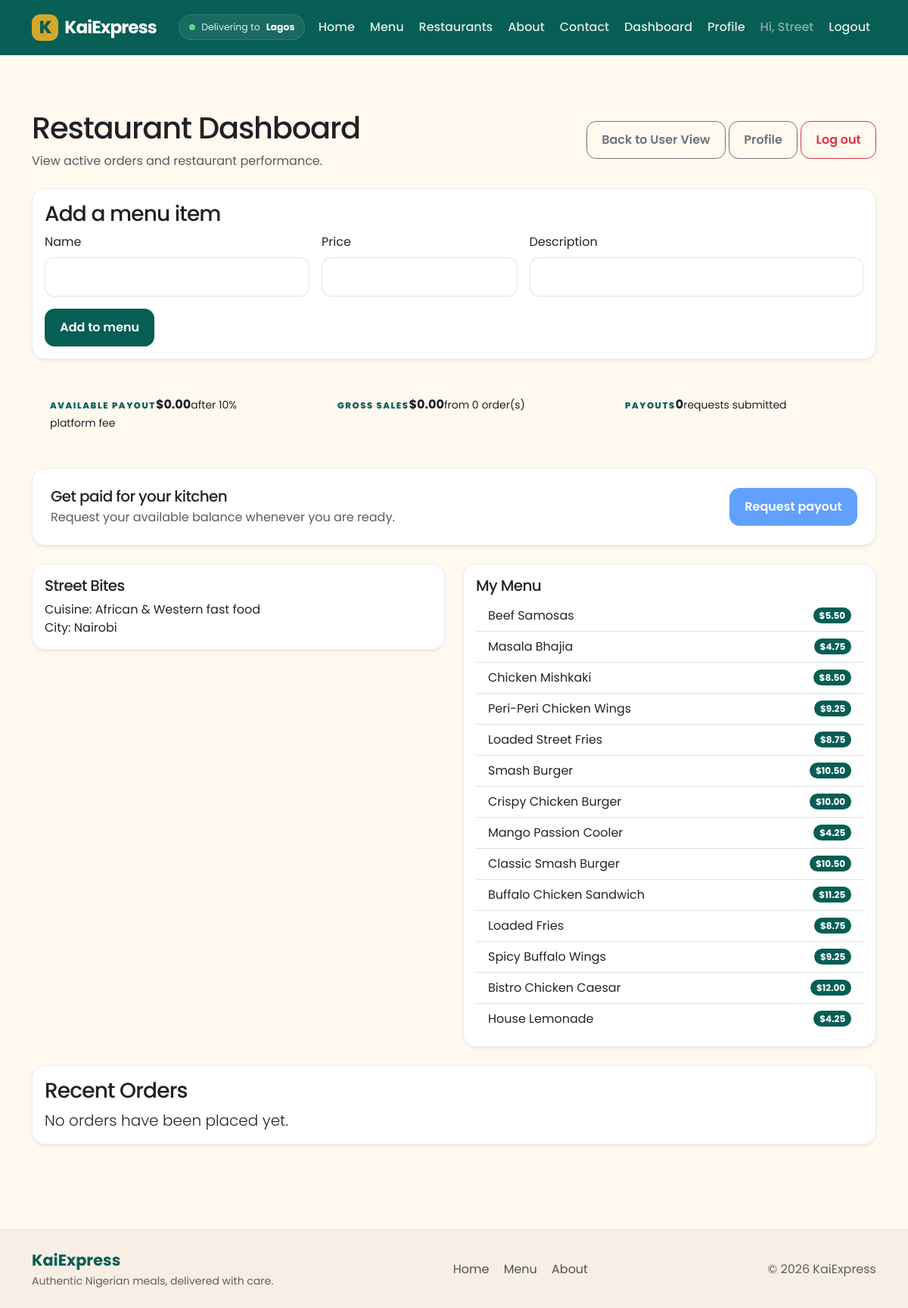
The page /restaurant/dashboard (signed in) on the database its author committed.
### packages/models.py (models this page shows, shortened)
class User(db.Model, UserMixin):
    __tablename__ = "users"
    id = db.Column(db.Integer, primary_key=True)
    name = db.Column(db.String(100), nullable=False)
    email = db.Column(db.String(120), unique=True, nullable=False)
    password_hash = db.Column(db.String(255), nullable=False)
    is_restaurant = db.Column(db.Boolean, default=False)
    cuisine = db.Column(db.String(80))
    city = db.Column(db.String(80))
    menu_items = db.relationship(
        "MenuItem",
        backref="restaurant",
        lazy=True
    )
    customer_orders = db.relationship(
        "Order",
        foreign_keys="Order.customer_id",
        backref="customer",
        lazy=True
    )
    restaurant_orders = db.relationship(
        "Order",
        foreign_keys="Order.restaurant_id",
        backref="restaurant",
        lazy=True
    )

class MenuItem(db.Model):
    __tablename__ = "menu_items"
    id = db.Column(db.Integer, primary_key=True)
    title = db.Column(db.String(120), nullable=False)
    description = db.Column(db.Text, nullable=False)
    price = db.Column(db.Float, nullable=False)
    restaurant_id = db.Column(
        db.Integer,
        db.ForeignKey("users.id"),
        nullable=False
    )

### packages/admin_routes.py (the view)
    @app.route("/restaurant/dashboard")
    @login_required
    def restaurant_dashboard():
        if not current_user.is_authenticated or not current_user.is_restaurant:
            flash("Unauthorized access.", "danger")
            return redirect(url_for("home"))
        orders = Order.query.filter_by(restaurant_id=current_user.id).order_by(Order.created_at.desc()).all()
        menu = MenuItem.query.filter_by(restaurant_id=current_user.id).all()
        payouts = Payout.query.filter_by(restaurant_id=current_user.id).order_by(Payout.requested_at.desc()).all()
        return render_template(
            "admin/dashboard.html",
            orders=orders,
            menu=menu,
            payouts=payouts,
            payout_summary=payout_summary(current_user.id, Order, Payout),
        )

### packages/templates/admin/dashboard.html (shortened to what this page needs)
{% extends "base.html" %}
{% block content %}
<div class="d-flex justify-content-between align-items-center mb-4">
  <div>
    <h1>Restaurant Dashboard</h1>
    <p class="text-muted">View active orders and restaurant performance.</p>
  </div>
  <div>
    <a href="{{ url_for('home') }}" class="btn btn-outline-secondary">Back to User View</a>
    <a href="{{ url_for('restaurant_profile') }}" class="btn btn-outline-secondary">Profile</a>
    <a href="{{ url_for('restaurant_logout') }}" class="btn btn-outline-danger">Log out</a>
  </div>
</div>
<div class="card shadow-sm mb-4">
  <div class="card-body">
    <h3>Add a menu item</h3>
    <form method="post" action="{{ url_for('add_menu_item') }}" class="row g-3">
      <div class="col-md-4"><label class="form-label">Name</label><input class="form-control" name="title" required></div>
      <div class="col-md-3"><label class="form-label">Price</label><input class="form-control" name="price" type="number" min="0.01" step="0.01" required></div>
      <div class="col-md-5"><label class="form-label">Description</label><input class="form-control" name="description" required></div>
      <div class="col-12"><button class="btn btn-primary" type="submit">Add to menu</button></div>
    </form>
  </div>
</div>
<div class="row row-cols-1 row-cols-md-3 g-4 mb-4">
  <div class="col"><div class="metric-card p-4 h-100"><span class="eyebrow text-primary">AVAILABLE PAYOUT</span><strong>${{ '%.2f'|format(payout_summary.available) }}</strong><small>after 10% platform fee</small></div></div>
  <div class="col"><div class="metric-card p-4 h-100"><span class="eyebrow text-primary">GROSS SALES</span><strong>${{ '%.2f'|format(payout_summary.gross) }}</strong><small>from {{ orders|length }} order(s)</small></div></div>
  <div class="col"><div class="metric-card p-4 h-100"><span class="eyebrow text-primary">PAYOUTS</span><strong>{{ payouts|length }}</strong><small>requests submitted</small></div></div>
</div>
<div class="card shadow-sm mb-4 payout-card">
  <div class="card-body p-4 d-flex flex-wrap justify-content-between align-items-center gap-3">
    <div><h3 class="h5 mb-1">Get paid for your kitchen</h3><p class="text-body-secondary mb-0">Request your available balance whenever you are ready.</p></div>
    <form method="post" action="{{ url_for('request_payout') }}"><button class="btn btn-primary" type="submit" {% if payout_summary.available <= 0 %}disabled{% endif %}>Request payout</button></form>
  </div>
</div>
<div class="row row-cols-1 row-cols-md-2 g-4 mb-4">
  <div class="col">
    <div class="card shadow-sm">
      <div class="card-body">
        <h5 class="card-title">{{ current_user.name }}</h5>
        <p class="card-text">Cuisine: {{ current_user.cuisine }}</p>
        <p class="card-text">City: {{ current_user.city }}</p>
      </div>
    </div>
  </div>
  <div class="col">
    <div class="card shadow-sm">
      <div class="card-body">
        <h5 class="card-title">My Menu</h5>
        <ul class="list-group list-group-flush">
          {% for item in menu %}
          <li class="list-group-item d-flex justify-content-between align-items-center">
            <span>{{ item.title }}</span>
            <span class="badge bg-primary rounded-pill">${{ '%.2f'|format(item.price) }}</span>
          </li>
          {% else %}
          <li class="list-group-item">No menu items yet.</li>
          {% endfor %}
        </ul>
      </div>
    </div>
  </div>
</div>
<div class="card shadow-sm">
  <div class="card-body">
    <h3>Recent Orders</h3>
    {% if orders %}
    <div class="table-responsive">
      <table class="table table-bordered align-middle">
        <thead>
          <tr>
            <th>Customer</th>
            <th>Item</th>
            <th>Qty</th>
            <th>Total</th>
            <th>Ordered At</th>
          </tr>
        </thead>
        <tbody>
          {% for order in orders %}
          <tr>
            <td>{{ order.customer_name }}</td>
            <td>{{ order.menu_item.title }}</td>
            <td>{{ order.quantity }}</td>
            <td>${{ '%.2f'|format(order.price * order.quantity) }}</td>
            <td>{{ order.created_at.strftime('%Y-%m-%d %H:%M') }}</td>
          </tr>
          {% endfor %}
        </tbody>
      </table>
    </div>
    {% else %}
    <p class="lead">No orders have been placed yet.</p>
    {% endif %}
  </div>
</div>
{% endblock %}

### packages/templates/base.html (shortened to what this page needs)
<!doctype html>
<html lang="en">
  <head>
    <link href="https://cdn.jsdelivr.net/npm/bootstrap@5.3.3/dist/css/bootstrap.min.css" rel="stylesheet">
    <link href="{{ url_for('static', filename='app.css') }}" rel="stylesheet">
  </head>
  <body>
    <nav class="navbar navbar-expand-lg navbar-dark" aria-label="Main navigation">
      <div class="container">
        <a class="navbar-brand fw-bold d-flex align-items-center gap-2" href="{{ url_for('home') }}">
          <span class="brand-mark">K</span>
          <span>KaiExpress</span>
        </a>
        <div class="collapse navbar-collapse" id="navMenu">
          <ul class="navbar-nav ms-auto mb-2 mb-lg-0 align-items-lg-center gap-lg-1">
            <li class="nav-item"><span class="location-pill"><span class="location-dot"></span> Delivering to <strong>Lagos</strong></span></li>
            <li class="nav-item"><a class="nav-link" href="{{ url_for('home') }}">Home</a></li>
            <li class="nav-item"><a class="nav-link" href="#menu">Menu</a></li>
            <li class="nav-item"><a class="nav-link" href="#restaurants">Restaurants</a></li>
            <li class="nav-item"><a class="nav-link" href="#about">About</a></li>
            <li class="nav-item"><a class="nav-link" href="#contact">Contact</a></li>
            {% if current_user.is_authenticated %}
              {% if current_user.is_restaurant %}
                <li class="nav-item"><a class="nav-link" href="{{ url_for('restaurant_dashboard') }}">Dashboard</a></li>
                <li class="nav-item"><a class="nav-link" href="{{ url_for('restaurant_profile') }}">Profile</a></li>
              {% else %}
                <li class="nav-item"><a class="nav-link" href="{{ url_for('orders') }}">My Orders</a></li>
              {% endif %}
              <li class="nav-item"><span class="nav-link text-white-50">Hi, {{ current_user.name.split(' ')[0] }}</span></li>
              <li class="nav-item"><a class="nav-link" href="{{ url_for('logout') }}">Logout</a></li>
            {% else %}
              <li class="nav-item"><a class="nav-link" href="{{ url_for('login') }}">Login</a></li>
              <li class="nav-item"><a class="nav-link" href="{{ url_for('register') }}">Register</a></li>
            {% endif %}
          </ul>
        </div>
      </div>
    </nav>
    <main id="main-content" class="container my-5">
      {% block content %}{% endblock %}
    </main>
    <footer class="site-footer" id="contact">
      <div class="container d-flex flex-wrap justify-content-between gap-3 align-items-center">
        <div>
          <div class="footer-brand">KaiExpress</div>
          <small>Authentic Nigerian meals, delivered with care.</small>
        </div>
        <div class="footer-links">
          <a href="{{ url_for('home') }}">Home</a>
          <a href="#menu">Menu</a>
          <a href="#about">About</a>
        </div>
        <div class="footer-copy">&copy; 2026 KaiExpress</div>
      </div>
    </footer>
  </body>
</html>

### packages/static/app.css (style rules this page uses)
:root { --kai-emerald: #075E54; --kai-gold: #D4A72C; --kai-cream: #FFF9F0; --kai-charcoal: #202124; --kai-white: #FFFFFF; --kai-terracotta: #C85C3B; --kai-sand: #F4EAE0; --kai-line: rgba(20, 25, 30, 0.08); --kai-shadow: rgba(15, 23, 42, 0.08); --bs-primary: var(--kai-emerald); --bs-primary-rgb: 7, 94, 84; }
html, body { min-height: 100%; }
body { display: flex; flex-direction: column; background: var(--kai-cream); color: var(--kai-charcoal); font-family: 'Poppins', sans-serif; }
main { flex: 1 0 auto; }
h1, h2, h3, h4, h5, h6 { color: var(--kai-charcoal); letter-spacing: -0.03em; }
p { margin-bottom: 0; }
.card { border: 1px solid var(--kai-line); border-radius: 1.1rem; }
.btn { border-radius: 0.8rem; font-weight: 600; padding: 0.75rem 1.2rem; }
.btn-primary { background: var(--kai-emerald); border-color: var(--kai-emerald); }
.form-control, .form-select { border-radius: 0.8rem; padding: 0.8rem 0.9rem; border: 1px solid rgba(32, 33, 36, 0.12); background: var(--kai-white); }
.navbar { background: var(--kai-emerald); border-bottom: 1px solid rgba(255,255,255,0.08); padding: 0.85rem 0; }
.navbar .nav-link { border-radius: 0.6rem; color: rgba(255,255,255,0.86); font-weight: 500; }
.navbar-brand { letter-spacing: -0.04em; font-size: 1.45rem; }
.location-pill { display: inline-flex; align-items: center; gap: .5rem; padding: .42rem .8rem; margin-right: .35rem; background: rgba(255,255,255,0.08); border: 1px solid rgba(255,255,255,0.12); border-radius: 999px; color: rgba(255,255,255,.86); font-size: .78rem; }
.location-pill strong { color: white; }
.location-dot, .status-dot { width: .5rem; height: .5rem; display: inline-block; border-radius: 50%; background: #58d68d; }
.brand-mark { display: grid; width: 2.2rem; height: 2.2rem; place-items: center; border-radius: 0.7rem; color: var(--kai-emerald); background: var(--kai-gold); font-weight: 800; }
.eyebrow { display: inline-block; font-size: 0.72rem; font-weight: 800; letter-spacing: 0.14em; text-transform: uppercase; color: var(--kai-emerald); }
.site-footer { background: #f7efe6; border-top: 1px solid rgba(20,25,30,0.06); padding: 1.5rem 0; margin-top: 4rem; }
.footer-brand { font-size: 1.3rem; font-weight: 700; color: var(--kai-emerald); }
.footer-links { display: flex; gap: 1.2rem; flex-wrap: wrap; }
.footer-links a { color: rgba(32,33,36,0.76); text-decoration: none; }
.footer-copy, .site-footer small { color: rgba(32,33,36,0.7); }

### rows shown on the page
User: name "Street", name "Street Bites", cuisine "African & Western fast food", city "Nairobi"
MenuItem: title "Beef Samosas", price "5.50"
MenuItem: title "Masala Bhajia", price "4.75"
MenuItem: title "Chicken Mishkaki", price "8.50"
MenuItem: title "Peri-Peri Chicken Wings", price "9.25"
MenuItem: title "Loaded Street Fries", price "8.75"
MenuItem: title "Smash Burger", price "10.50"
MenuItem: title "Crispy Chicken Burger", price "10.00"
MenuItem: title "Mango Passion Cooler", price "4.25"
MenuItem: title "Classic Smash Burger", price "10.50"
MenuItem: title "Buffalo Chicken Sandwich", price "11.25"
MenuItem: title "Loaded Fries", price "8.75"
MenuItem: title "Spicy Buffalo Wings", price "9.25"
MenuItem: title "Bistro Chicken Caesar", price "12.00"
MenuItem: title "House Lemonade", price "4.25"

### other values the page prints
{{ '%.2f'|format(payout_summary.available) }} "0.00"
{{ '%.2f'|format(payout_summary.gross) }} "0.00"
{{ orders|length }} "0"
{{ payouts|length }} "0"
